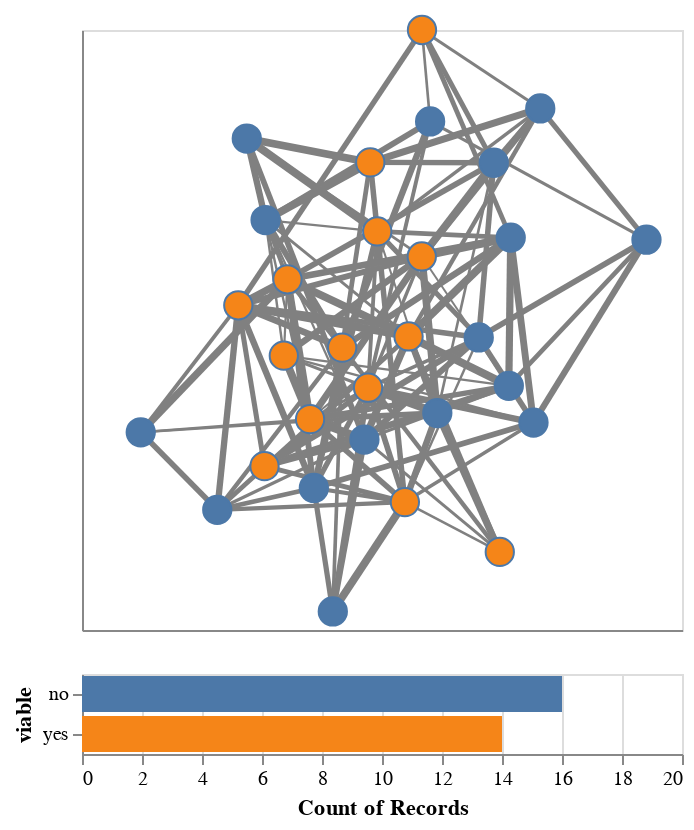

The notebook cell this image was saved under:
### Markdown cell above
Let's add some advanced exploration features using Altair.

### Code cell
# Get the node layer
edges = chart.layer[0]
nodes = chart.layer[1]

# Build a brush
brush = alt.selection_interval(encodings = ['x', 'y'])
colour = alt.Color('viable:N', legend = None)

# Condition nodes based on brush
nodes = nodes.encode(
    fill = alt.condition(brush, colour, alt.value('gray')),
).add_params(
    brush
)

# Create a bar graph to show highlighted nodes.
bars = alt.Chart(nodes.data).mark_bar().encode(
    x = alt.X('count()', scale = alt.Scale(domain = (0, 20))),
    y = 'viable',
    color = 'viable',
).transform_filter(
    brush
)

alt.vconcat(edges + nodes, bars)

### Figure 1 — Vega-Lite specification as saved in the notebook (floating-point values rounded to 4 significant figures; data arrays with more than 128 entries replaced by an {"elided": "..."} marker saying what was removed)
{"config": {"view": {"continuousWidth": 300, "continuousHeight": 300}}, "vconcat": [{"layer": [{"data": {"name": "data-fadb99372b486fcb6218014c90110e7a"}, "mark": {"type": "line", "color": "grey", "opacity": 1.0}, "encoding": {"detail": {"field": "edge", "type": "quantitative"}, "order": {"field": "order", "type": "quantitative"}, "strokeWidth": {"field": "weight", "legend": null, "type": "quantitative"}, "x": {"axis": {"grid": false, "labels": false, "ticks": false, "title": ""}, "field": "x", "type": "quantitative"}, "y": {"axis": {"grid": false, "labels": false, "ticks": false, "title": ""}, "field": "y", "type": "quantitative"}}}, {"data": {"name": "data-1308cebd242a5143943496c80240a5b3"}, "mark": {"type": "point", "opacity": 1.0, "shape": "circle", "size": 200, "strokeWidth": 1.0}, "encoding": {"fill": {"condition": {"param": "param_12", "field": "viable", "legend": null, "type": "nominal"}, "value": "gray"}, "tooltip": [{"field": "weight", "type": "quantitative"}, {"field": "name", "type": "quantitative"}, {"field": "viable", "type": "nominal"}], "x": {"axis": {"grid": false, "labels": false, "ticks": false}, "field": "x", "type": "quantitative"}, "y": {"axis": {"grid": false, "labels": false, "ticks": false}, "field": "y", "type": "quantitative"}}, "name": "view_12"}]}, {"data": {"name": "data-1308cebd242a5143943496c80240a5b3"}, "mark": {"type": "bar"}, "encoding": {"color": {"field": "viable", "type": "nominal"}, "x": {"aggregate": "count", "scale": {"domain": [0, 20]}, "type": "quantitative"}, "y": {"field": "viable", "type": "nominal"}}, "transform": [{"filter": {"param": "param_12"}}]}], "params": [{"name": "param_12", "select": {"type": "interval", "encodings": ["x", "y"]}, "views": ["view_12"]}], "$schema": "https://vega.github.io/schema/vega-lite/v5.17.0.json", "datasets": {"data-fadb99372b486fcb6218014c90110e7a": {"elided": "242 records"}, "data-1308cebd242a5143943496c80240a5b3": [{"node": 0, "x": -0.5491, "y": -0.5993, "weight": 1.524, "name": 79, "viable": "no"}, {"node": 1, "x": 0.3224, "y": -0.02488, "weight": -0.1729, "name": 967, "viable": "no"}, {"node": 2, "x": 0.5275, "y": 0.7385, "weight": 1.487, "name": 291, "viable": "no"}, {"node": 3, "x": -0.04644, "y": -0.1923, "weight": 1.11, "name": 677, "viable": "yes"}, {"node": 4, "x": 0.505, "y": -0.3085, "weight": -0.3906, "name": 888, "viable": "no"}, {"node": 5, "x": 0.3926, "y": -0.7397, "weight": -0.1989, "name": 781, "viable": "yes"}, {"node": 6, "x": -0.1328, "y": -0.05874, "weight": 0.4459, "name": 962, "viable": "yes"}, {"node": 7, "x": -0.01584, "y": 0.3287, "weight": -0.2511, "name": 41, "viable": "yes"}, {"node": 8, "x": -0.03911, "y": 0.5587, "weight": -1.588, "name": 322, "viable": "yes"}, {"node": 9, "x": -0.4791, "y": 0.08227, "weight": -3.156, "name": 819, "viable": "yes"}, {"node": 10, "x": -0.8042, "y": -0.341, "weight": 0.6833, "name": 989, "viable": "no"}, {"node": 11, "x": 0.1843, "y": -0.2768, "weight": 1.92, "name": 22, "viable": "no"}, {"node": 12, "x": 0.1604, "y": 0.6951, "weight": -0.03669, "name": 343, "viable": "no"}, {"node": 13, "x": 0.429, "y": 0.308, "weight": -1.288, "name": 139, "viable": "no"}, {"node": 14, "x": -0.3916, "y": -0.4538, "weight": -0.807, "name": 104, "viable": "yes"}, {"node": 15, "x": -0.2272, "y": -0.5265, "weight": -1.008, "name": 319, "viable": "no"}, {"node": 16, "x": 0.1326, "y": 0.2452, "weight": 0.3906, "name": 287, "viable": "yes"}, {"node": 17, "x": 0.4227, "y": -0.1861, "weight": -0.3241, "name": 24, "viable": "no"}, {"node": 18, "x": 0.07629, "y": -0.5737, "weight": 0.5518, "name": 980, "viable": "yes"}, {"node": 19, "x": 0.8816, "y": 0.3011, "weight": 2.483, "name": 40, "viable": "no"}, {"node": 20, "x": -0.3151, "y": 0.1691, "weight": -0.8845, "name": 477, "viable": "yes"}, {"node": 21, "x": 0.08853, "y": -0.02161, "weight": 1.06, "name": 170, "viable": "yes"}, {"node": 22, "x": -0.3881, "y": 0.3664, "weight": -1.38, "name": 607, "viable": "no"}, {"node": 23, "x": -0.4507, "y": 0.6381, "weight": 0.4853, "name": 889, "viable": "no"}, {"node": 24, "x": -0.164, "y": -0.9381, "weight": -2.203, "name": 648, "viable": "no"}, {"node": 25, "x": 0.3725, "y": 0.5575, "weight": 0.107, "name": 518, "viable": "no"}, {"node": 26, "x": -0.3273, "y": -0.08544, "weight": 0.301, "name": 721, "viable": "yes"}, {"node": 27, "x": -0.2398, "y": -0.2972, "weight": 0.9535, "name": 488, "viable": "yes"}, {"node": 28, "x": 0.1333, "y": 1.0, "weight": -0.3179, "name": 293, "viable": "yes"}, {"node": 29, "x": -0.0586, "y": -0.3651, "weight": 0.238, "name": 284, "viable": "no"}]}}
